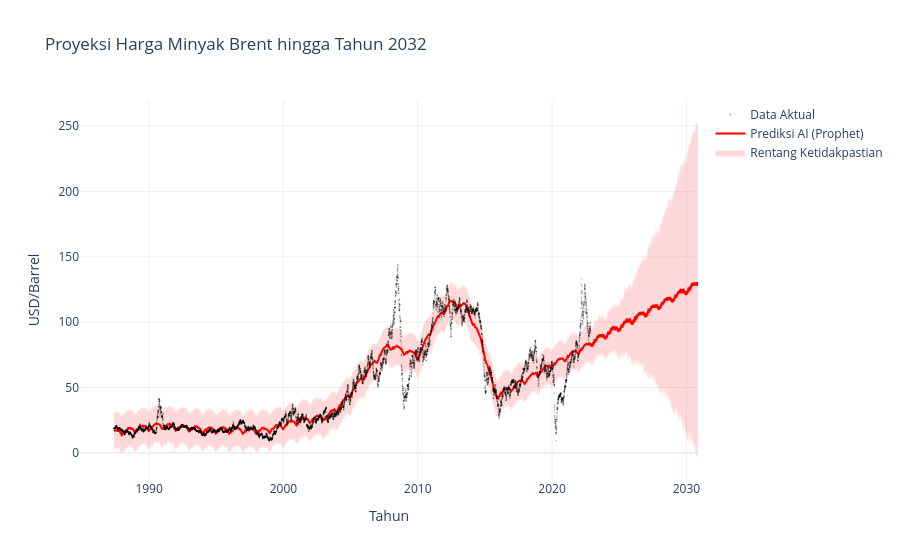

Notebook code for this chart:
### Code cell
import plotly.graph_objects as go

# 1. Membuat kanvas grafik
fig = go.Figure()

# 2. Menambahkan area "Pita Pink" (Rentang Ketidakpastian)
# yhat_upper adalah batas atas tebakan AI
fig.add_trace(go.Scatter(
    x=forecast_2032['ds'], y=forecast_2032['yhat_upper'],
    line=dict(width=0), showlegend=False, hoverinfo="skip"
))

# yhat_lower adalah batas bawah tebakan AI
fig.add_trace(go.Scatter(
    x=forecast_2032['ds'], y=forecast_2032['yhat_lower'],
    line=dict(width=0), fill='tonexty', 
    fillcolor='rgba(255, 0, 0, 0.15)', name='Rentang Ketidakpastian'
))

# 3. Menambahkan garis merah (Hasil Prediksi Utama)
fig.add_trace(go.Scatter(
    x=forecast_2032['ds'], y=forecast_2032['yhat'],
    mode='lines', name='Prediksi AI (Prophet)', line=dict(color='red', width=2)
))

# 4. Menambahkan titik-titik hitam (Data Asli/Aktual)
fig.add_trace(go.Scatter(
    x=df_prophet['ds'], y=df_prophet['y'],
    mode='markers', name='Data Aktual', 
    marker=dict(color='black', size=1.5, opacity=0.3)
))

# 5. Mengatur tampilan (Judul dan Nama Sumbu)
fig.update_layout(
    title='Proyeksi Harga Minyak Brent hingga Tahun 2032',
    xaxis_title='Tahun',
    yaxis_title='USD/Barrel',
    hovermode='x unified',
    template='plotly_white'
)

# Tampilkan Grafik
fig.show()

### Figure 1 — Plotly figure (JSON) as saved in the notebook; plotly's stock layout.template omitted (floating-point values rounded to 4 significant figures; data arrays with more than 128 entries replaced by an {"elided": "..."} marker saying what was removed)
{"data": [{"hoverinfo": "skip", "line": {"width": 0}, "showlegend": false, "type": "scatter", "x": {"elided": "11931 str values"}, "y": {"elided": "11931 float values"}}, {"fill": "tonexty", "fillcolor": "rgba(255, 0, 0, 0.15)", "line": {"width": 0}, "name": "Rentang Ketidakpastian", "type": "scatter", "x": {"elided": "11931 str values"}, "y": {"elided": "11931 float values"}}, {"line": {"color": "red", "width": 2}, "mode": "lines", "name": "Prediksi AI (Prophet)", "type": "scatter", "x": {"elided": "11931 str values"}, "y": {"elided": "11931 float values"}}, {"marker": {"color": "black", "opacity": 0.3, "size": 1.5}, "mode": "markers", "name": "Data Aktual", "type": "scatter", "x": {"elided": "9011 str values"}, "y": {"elided": "9011 float values"}}], "layout": {"hovermode": "x unified", "title": {"text": "Proyeksi Harga Minyak Brent hingga Tahun 2032"}, "xaxis": {"title": {"text": "Tahun"}}, "yaxis": {"title": {"text": "USD/Barrel"}}}}
